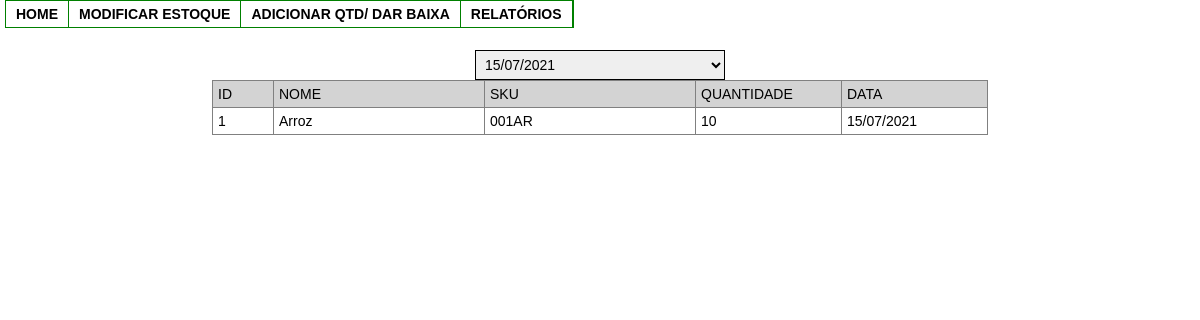
Screenshot of /relatorioDois.php (signed in) with the database file from the repository.
### tables this page shows
CREATE TABLE `baixas` (
  `id` int(11) UNSIGNED NOT NULL,
  `idProduto` varchar(255) DEFAULT NULL,
  `quantidadeRetirada` varchar(255) DEFAULT NULL,
  `data` timestamp NULL DEFAULT current_timestamp()
);

CREATE TABLE `produtos` (
  `id` int(11) UNSIGNED NOT NULL,
  `nome` varchar(255) DEFAULT NULL,
  `quantidade` varchar(255) DEFAULT NULL,
  `sku` varchar(255) DEFAULT NULL,
  `data` timestamp NULL DEFAULT current_timestamp()
);

### relatorioDois.php (the view, shortened to what this page needs)
<link rel="stylesheet" type="text/css" href="css/estilos.css">
<?php
require_once 'Partes iguais/Cabecalho.php';
?>
<?php
require_once 'Partes iguais/menu.php';
?>
<div class = "flex">
<table class = "lista" id = 'tabela' >
<?php
    require_once 'Partes iguais/dbmysql.php';
    echo "<tr>
              <td style = 'border:solid 1px gray;padding:5px;width:50px;background-color:lightgray;' >ID</td>";
        echo "<td style = 'border:solid 1px gray;padding:5px;width:200px;background-color:lightgray;' >NOME</td>";
        echo "<td style = 'border:solid 1px gray;padding:5px;width:200px;background-color:lightgray;' >SKU</td>";
        echo "<td style = 'border:solid 1px gray;padding:5px;width:135px;background-color:lightgray;' >QUANTIDADE</td>";
        echo "<td style = 'border:solid 1px gray;padding:5px;width:135px;background-color:lightgray;' >DATA</td>";
    echo "</tr>";
    $menu[0] = "";
    $contador = 0;
    $conn = mysqli_connect($servername, $username, $password, $dbname);
    $sql = "SELECT
    *
    FROM produtos a
    INNER JOIN baixas b
    ON a.id = b.idProduto";
    $result = mysqli_query($conn, $sql);
    if (mysqli_num_rows($result) > 0) {
        while($row = mysqli_fetch_assoc($result)) {
    $dataJaExiste = "Não";
    echo "<tr>
              <td style = 'border:solid 1px gray;padding:5px;width:50px;' >".$row["id"]."</td>";
        echo "<td style = 'border:solid 1px gray;padding:5px;width:200px;' >".$row["nome"]."</td>";
        echo "<td style = 'border:solid 1px gray;padding:5px;width:200px;' >".$row["sku"]."</td>";
        if($row["quantidade"] < 100){
            echo "<td style = 'border:solid 1px gray;padding:5px;width:135px;color:red;' >".$row["quantidadeRetirada"]."</td>";
        }else{
            echo "<td style = 'border:solid 1px gray;padding:5px;width:135px;' >".$row["quantidadeRetirada"]."</td>";
        }
        $data = date('d/m/Y', strtotime($row["data"]));
        echo "<td style = 'border:solid 1px gray;padding:5px;width:135px;' >".$data."</td>";
    echo "</tr>";
        for($i=0;$i<=$contador;$i++){
            if($menu[$i] == $data){
                $dataJaExiste = "Sim";
            }
        }
        if($dataJaExiste == "Não"){
            $menu[$contador] = $data;
            $contador += 1;
            $menu[$contador] = "";
        }
    }
    }
?>
</table>
</div>
<?php
echo "<div style = 'display:flex;justify-content:center;' >";
echo "<select style = 'position:absolute;top:50px;' id = 'data' onchange = 'filtrarTabela()' >";
for($i=0;$i<$contador;$i++){
    echo "
    <option value = '$menu[$i]'>$menu[$i]</option>
    ";
}
echo "</select>";
echo "</div>";
?>

### css/estilos.css (style rules this page uses)
* { font-family:arial; font-size:14px; }
* { margin: 0; padding: 0; }
select { padding:5px; border-left-style:solid; color:black; border-color:black; width:250px; }
.flex { display:flex; justify-content:center; }
table.lista { border-collapse:collapse; border:solid 1px gray; }

### Partes iguais/Cabecalho.php (style rules this page uses)
* { font-family:arial; font-size:14px; }

### rows the page displays
baixas: id "1", idProduto.nome "Arroz", idProduto.sku "001AR", quantidadeRetirada "10", data "15/07/2021"

### other values shown
form field value "15/07/2021"
